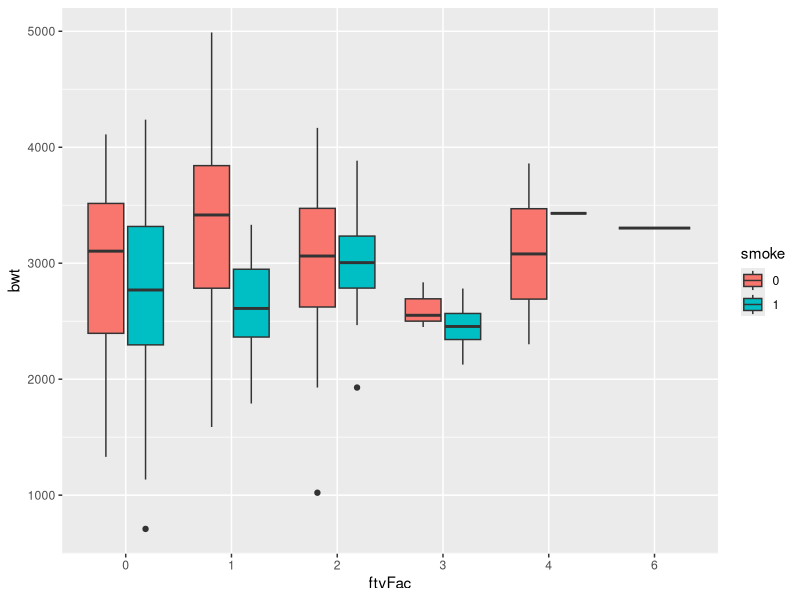
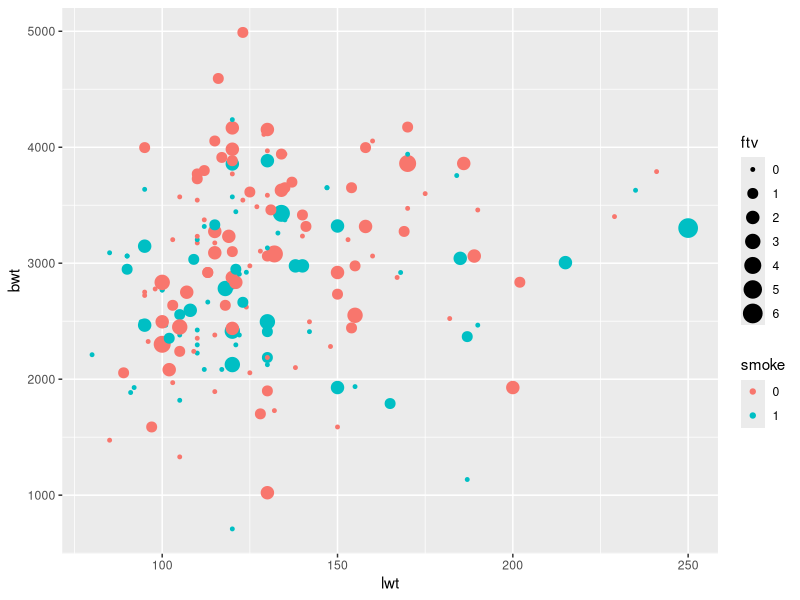

Generate these figures, in order, with R: (Note: this script raises an error after producing the figures.)
## ---- chunk 1
knitr::opts_chunk$set(echo = TRUE, eval = FALSE)
## ---- chunk 2
library(MASS)
data(birthwt) # Calls the data frame called birthwt (Promise)
head(birthwt) # Loads the data in Environment and shows the head
?birthwt # Opens Help page for birthwt data
## ---- chunk 3
library(tidyverse)    
birthData <- as_tibble(birthwt)
birthData
## ---- chunk 4
birthData <- birthData %>%
  mutate(
    smoke = factor(smoke),
    ftvFac = factor(ftv)
    )
## ---- chunk 5
    ggplot(birthData, aes(x=ftvFac, y=bwt, fill = smoke)) + geom_boxplot() 
## ---- chunk 6
    ggplot(birthData, aes(x=lwt, y=bwt, col=smoke, size = ftv)) + geom_point() 
## ---- chunk 7
    table(birthData$ftv)
    birthData <- mutate(birthData, 
                        visits = fct_collapse(ftvFac, 
                                              Never="0", 
                                              Once="1", 
                                              other_level="MoreThanOnce"))
    table(birthData$visits)
## ---- chunk 8
    reg1 <- lm(bwt ~ lwt, data=birthData) 
    summary(reg1)
    confint(reg1)
## ---- chunk 9
    #par(mfrow=c(2,2))
    #plot(reg1)
    autoplot(reg1, which = 1:6, ncol = 2, label.size = 3)
## ---- chunk 10
    reg2 <- lm(bwt ~ lwt + age + ftv, data=birthData)
    summary(reg2)
    # Just to view the coefficients
    summary(reg2)$coefficients
## ---- chunk 11
    newData <- data.frame(lwt=100, age=25, ftv=0)
    newData
    predict(reg2, newData)
    predict(reg2, newData, interval="prediction")
## ---- chunk 12
    ### Use only data from mothers with weight below 160
    reg3 <- lm(bwt ~ lwt + age + ftv, data=filter(birthData, lwt<160))
    summary(reg3)
    # Just to view the coefficients
    summary(reg3)$coefficients
## ---- chunk 13
    library(emmeans)    
    oneway1 <- lm(bwt ~ smoke, data=birthData)
    emmeans(oneway1,~smoke)
## ---- chunk 14
    pairs(emmeans(oneway1,~smoke))
## ---- chunk 15
    oneway2 <- lm(bwt ~ visits, data=birthData)
    emmeans(oneway2,~visits)
    drop1(oneway2,test="F")
    pairs(emmeans(oneway2,~visits))
## ---- chunk 16
    twoway1 <- lm(bwt ~ visits + smoke, data=birthData)
    emmeans(twoway1,~visits+smoke)
    pairs(emmeans(twoway1,~visits+smoke))
## ---- chunk 17
    twoway2 <- lm(bwt ~ visits * smoke, data=birthData)
    drop1(twoway2,test="F")
    drop1(twoway1,test="F")
## ---- chunk 18
    anova(twoway1, twoway2)
## ---- chunk 19
ggplot(birthData, aes(x=bwt, y=low)) + 
  geom_point() +
  labs(y = "Low birthweight (1 = yes, 0 = no)")
## ---- chunk 20
    logreg1 <- glm(low ~ lwt + smoke + age, data=birthData, family="binomial")
    logreg1
## ---- chunk 21
    drop1(logreg1, test="Chisq")
## ---- chunk 22
    newData <- tibble(
      low = rep(NA, 5),
      age = c(22, 30, 18, 17, 28),
      lwt = c(140, 155, 130, 97, 165),
      race = c("Black", "Other", "Black", "Other", "White"),
      smoke = c(1, 0, 1, 1, 0),
      ptl = c(1, 0, 0, 0, 0),
      ftv = c(1, 3, 0, 0, 2),
      bwt = c(2800, 4500, 1700, 1500, 3400)
    )
## ---- chunk 23
    newData$low <- predict(logreg1, newdata = newData, type = "response")

## ---- chunk 24
    ggplot(birthData, aes(x=bwt, y=low)) + geom_point() + 
      geom_point(data = newData, aes(x = bwt, y = low), color = "red", size = 2) +
      geom_line(data = newData, aes(x = bwt, y = low), color = "red", size = 0.5) +
      labs(y = "Predicted probability of low birthweight")
